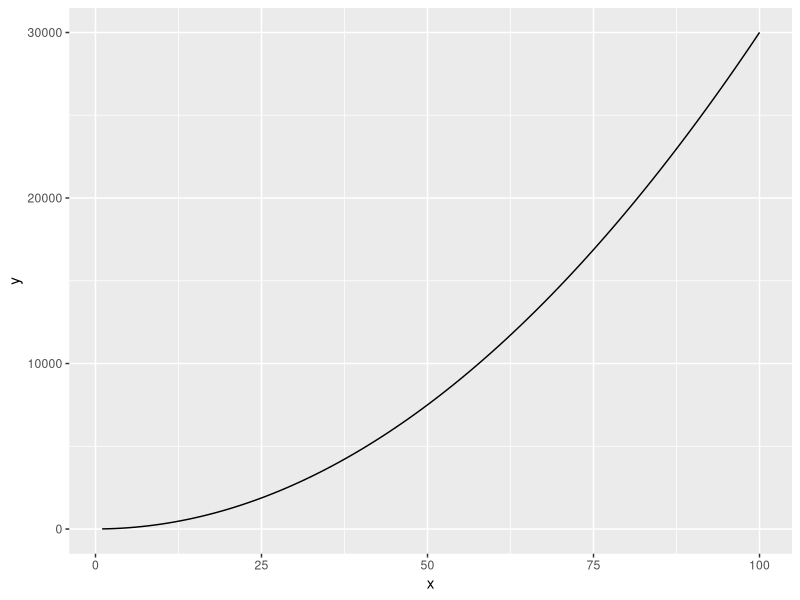
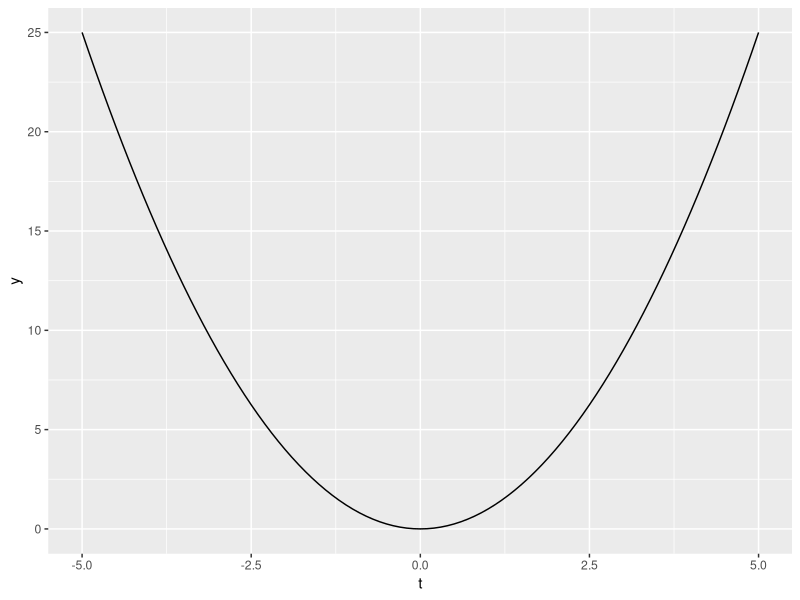
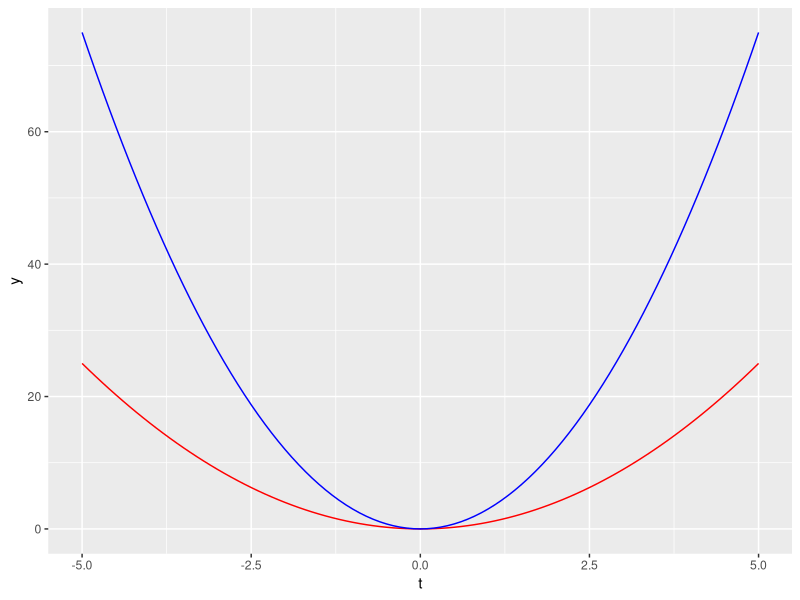

Reproduce these figures in R, in order.
##~~~~~~~~~~~~~~~~~~~~~~~~~~~~~~~~~~~~~~~~~~~~~~~~~~~~~~~~~~~~~~~~~~~~~~~~~~~~~~
##~~~~~~~~~~~~~~~~~~~~~~~~~~~~~~~~~~~~~~~~~~~~~~~~~~~~~~~~~~~~~~~~~~~~~~~~~~~~~~
##                                                                            ~~
##                        PARTIAL DARIVATIVE PRACTICE                       ----
##                                                                            ~~
##~~~~~~~~~~~~~~~~~~~~~~~~~~~~~~~~~~~~~~~~~~~~~~~~~~~~~~~~~~~~~~~~~~~~~~~~~~~~~~
##~~~~~~~~~~~~~~~~~~~~~~~~~~~~~~~~~~~~~~~~~~~~~~~~~~~~~~~~~~~~~~~~~~~~~~~~~~~~~~
library(tidyverse)
library(ggplot2)

#defineing function
eq1 <- function(x) {
  3 * x^2 + 4
}
#create values to equalate function over
my_data_range <- data.frame(x= c(1,100))

#plot as continuios curve using 'geom_function()
ggplot(data= my_data_range, aes( x= x)) + 
  geom_function(fun = eq1)

#..................example plotting darivatives..................
#create new function
ct <- function(t){
  t^2
}

#create data frame with range of values
my_data_range <- data.frame(t= c(-5, 5))

#plot it
ggplot(data = my_data_range, aes(x=t)) + geom_function(fun=ct)

dc_dt <- D(expr = expression(t^3), name = "t")
dc_dt

dc_dt_fun <- function(t){
  3 * t^2
}

ggplot(data = my_data_range, aes(x = t)) + 
  geom_function(fun = ct, color = "red") +
  geom_function(fun = dc_dt_fun, color = "blue")

#......................partial derivatives.......................
#new expression
f_xyz <- expression(2* x * y - 3 * x^2 * z^3)

#partial derivative with respect to x
df_dx <- D(expr = f_xyz, name = "x")
df_dx
df_dz <- D(expr = f_xyz, name = "z")
df_dz

